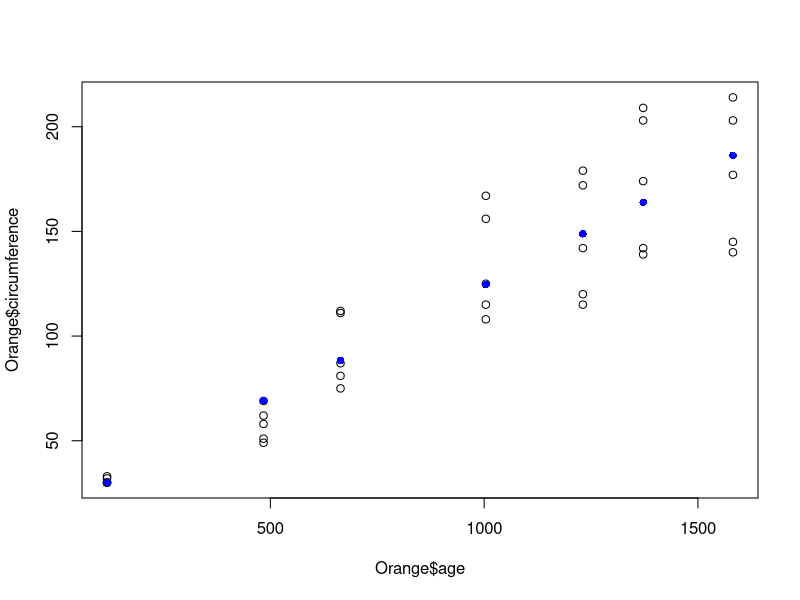

Generate this figure with R: (Note: this script raises an error after producing the figure.)
plot(Orange$age,Orange$circumference)
ye.model <- lm(circumference~age,data=Orange)
Orange$pred <- predict(ye.model, Orange)
points(Orange$age, Orange$pred, col="blue",pch=16)



newsls <- data.frame(education=seq(1,25,0,5))
newsls$pred <- predict(ye.model,newsls)
points(newsls$education, newsls$pred, col="green")
points(newsls$education, newsls$pred, col="green",pch=3)

